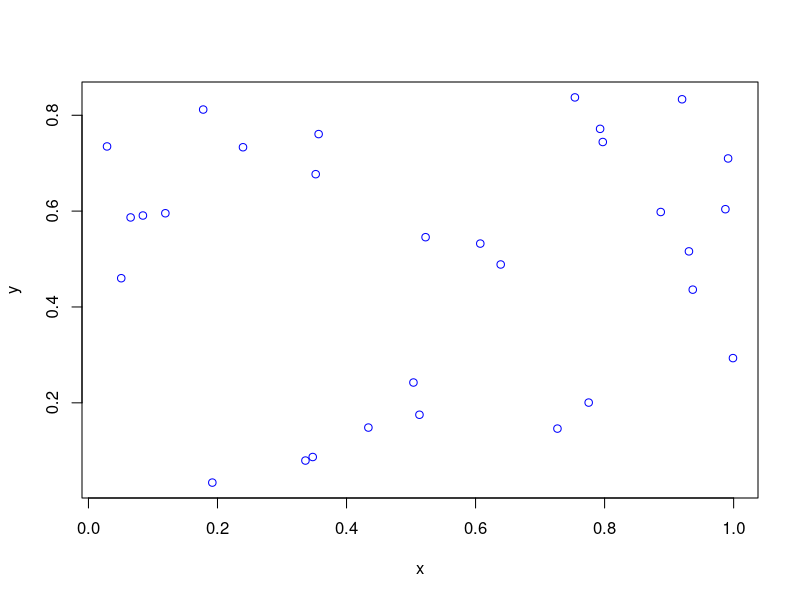

Here is the R script that generated this plot:
# Simulate a binomial point process on a rectangle.
# Author: H. Paul Keeler, 2018.
# Website: hpaulkeeler.com
# Repository: github.com/hpaulkeeler/posts

numbPoints=30; #number of points

#Simulation window parameters
xMin=0;
xMax=1;
yMin=0;
yMax=1;
#rectangle dimensions
xDelta=xMax-xMin;
yDelta=yMax-yMin; 

#Simulate Binomial point process
xx=xDelta*runif(numbPoints)+xMin;#x coordinates of Binomial points
yy=yDelta*runif(numbPoints)+yMin;#y coordinates of Binomial points

#Plotting
plot(xx,yy,'p',xlab='x',ylab='y',col='blue');


